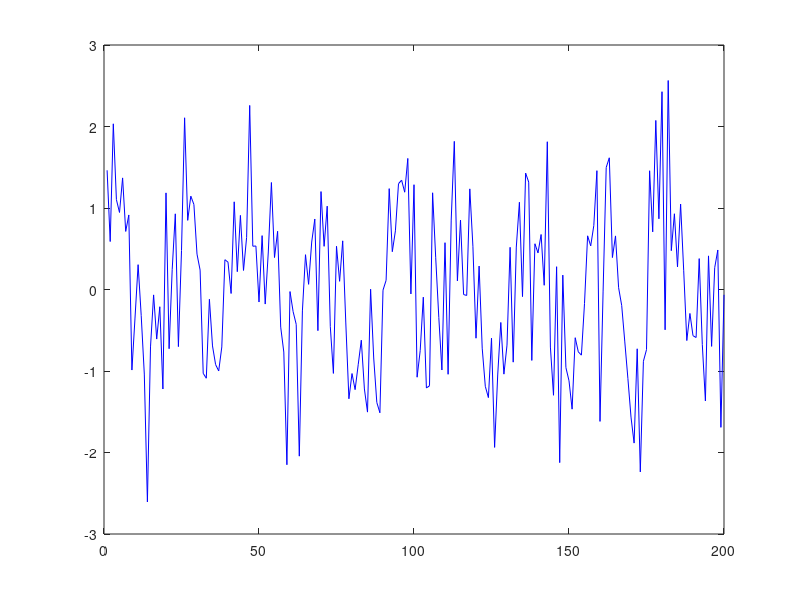
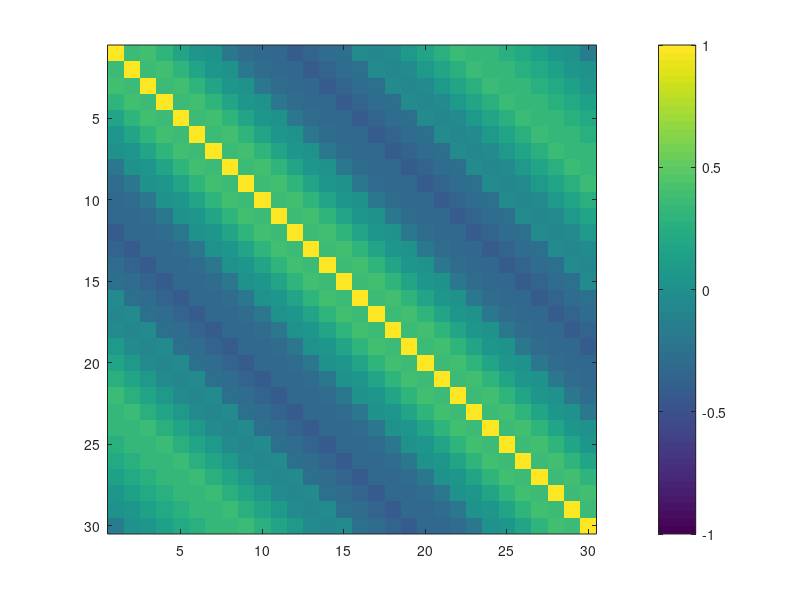
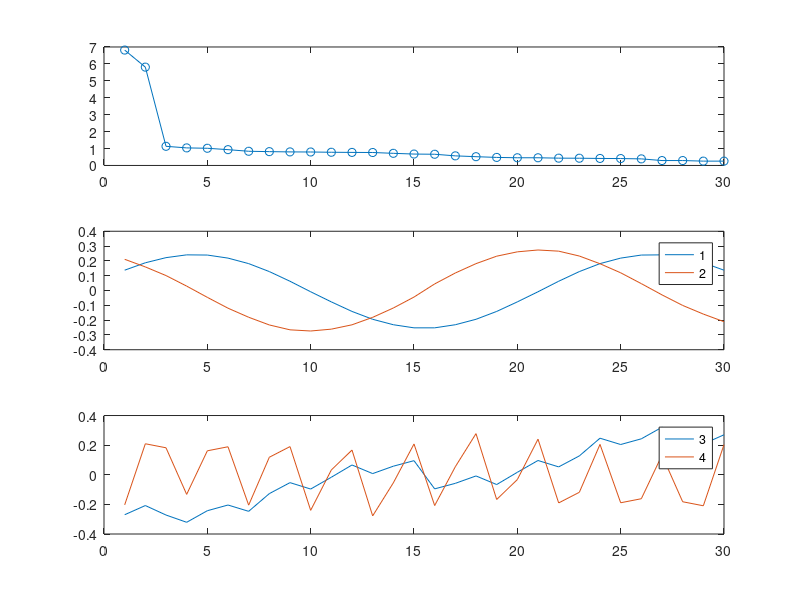

Write the MATLAB code that produced these figures, in order. (Note: this script raises an error after producing the figures.)
M = 30;    % window length = embedding dimension
N = 200;   % length of generated time series
T = 22;    % period length of sine function
stdnoise = 1; % noise-to-signal ratio

t = (1:N)';
X = sin(2*pi*t/T);
noise = stdnoise*randn(size(X));
X = X + noise;
X = X - mean(X);            % remove mean value
X = X/std(X,1);             % normalize to standard deviation 1

figure(1);
set(gcf,'name','Time series X');
clf;
plot(t,X,'b-');

covX = xcorr(X,M-1,'unbiased');
Ctoep=toeplitz(covX(M:end));

figure(2);
set(gcf,'name','Covariance matrix');
clf;
imagesc(Ctoep);
axis square
set(gca,'clim',[-1 1]);
colorbar

C=Ctoep;


[RHO,LAMBDA] = eig(C);
LAMBDA = diag(LAMBDA);               % extract the diagonal elements
[LAMBDA,ind]=sort(LAMBDA,'descend'); % sort eigenvalues
RHO = RHO(:,ind);                    % and eigenvectors

figure(3);
set(gcf,'name','Eigenvectors RHO and eigenvalues LAMBDA')
clf;
subplot(3,1,1);
plot(LAMBDA,'o-');
subplot(3,1,2);
plot(RHO(:,1:2), '-');
legend('1', '2');
subplot(3,1,3);
plot(RHO(:,3:4), '-');
legend('3', '4');

PC = Y*RHO;

figure(4);
set(gcf,'name','Principal components PCs')
clf;
for m=1:4
  subplot(4,1,m);
  plot(t(1:N-M+1),PC(:,m),'k-');
  ylabel(sprintf('PC %d',m));
  ylim([-10 10]);
end

RC=zeros(N,M);
for m=1:M
  buf=PC(:,m)*RHO(:,m)'; % invert projection
  buf=buf(end:-1:1,:);
  for n=1:N % anti-diagonal averaging
    RC(n,m)=mean( diag(buf,-(N-M+1)+n) );
  end
end

figure(5);
set(gcf,'name','Reconstructed components RCs')
clf;
for m=1:4
  subplot(4,1,m);
  plot(t,RC(:,m),'r-');
  ylabel(sprintf('RC %d',m));
  ylim([-1 1]);
end

figure(6);
set(gcf,'name','Original time series X and reconstruction RC')
clf;
subplot(2,1,1)
plot(t,X,'b-',t,sum(RC(:,:),2),'r-');
legend('Original','Complete reconstruction');

subplot(2,1,2)
plot(t,X,'b','LineWidth',2);
plot(t,X,'b-',t,sum(RC(:,1:2),2),'r-');
legend('Original','Reconstruction with RCs 1-2');